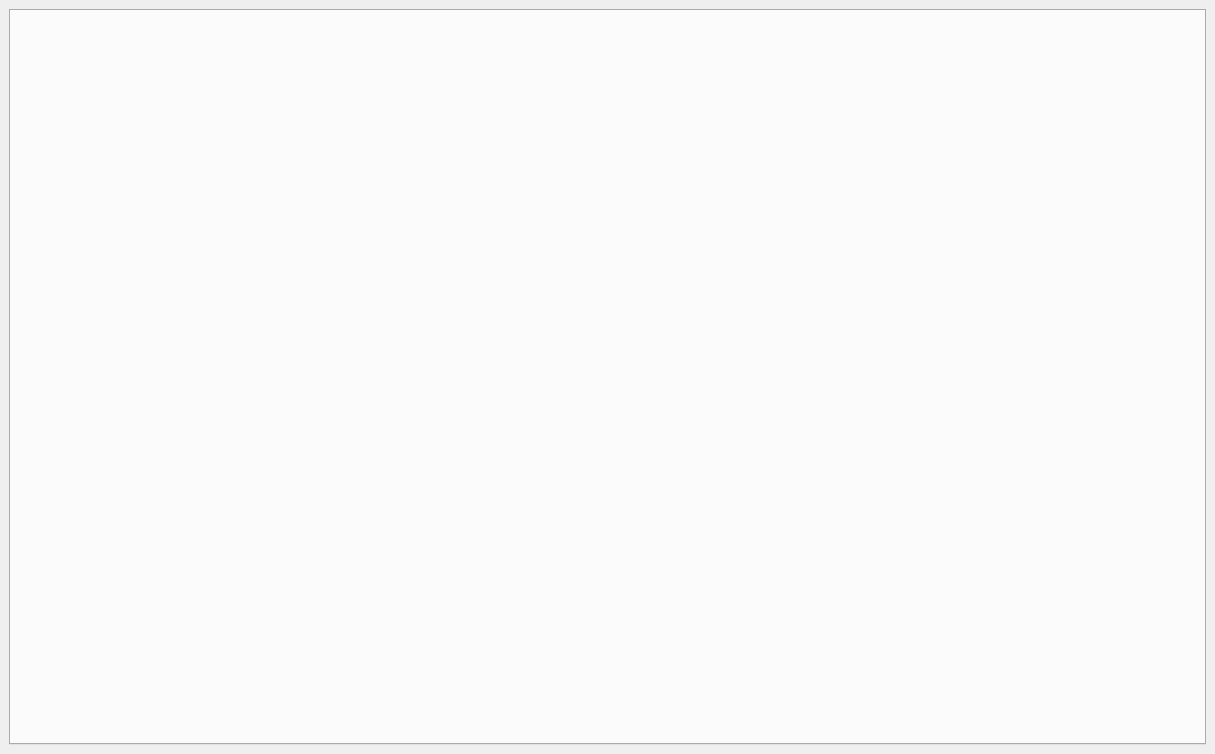
<?xml version="1.0" encoding="UTF-8"?>
<ui version="4.0">
 <class>MainWindow</class>
 <widget class="QMainWindow" name="MainWindow">
  <property name="geometry">
   <rect>
    <x>0</x>
    <y>0</y>
    <width>1215</width>
    <height>754</height>
   </rect>
  </property>
  <property name="windowTitle">
   <string>MainWindow</string>
  </property>
  <widget class="QWidget" name="centralwidget">
   <layout class="QGridLayout" name="gridLayout">
    <item row="0" column="0">
     <widget class="QTabWidget" name="TABW_PIPES">
      <property name="currentIndex">
       <number>-1</number>
      </property>
      <property name="tabsClosable">
       <bool>true</bool>
      </property>
      <property name="movable">
       <bool>true</bool>
      </property>
     </widget>
    </item>
   </layout>
  </widget>
  <widget class="QMenuBar" name="menubar">
   <property name="geometry">
    <rect>
     <x>0</x>
     <y>0</y>
     <width>1215</width>
     <height>30</height>
    </rect>
   </property>
  </widget>
 </widget>
 <resources/>
 <connections/>
</ui>
